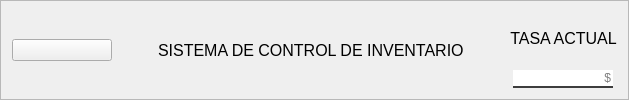
        <widget class="QFrame" name="frame_sup">
         <property name="styleSheet">
          <string notr="true">
QLineEdit{

border: 0px;
	background-color: rgb(255, 255, 255);
border-bottom:2px solid rgb(61, 61, 61);
font:75 12pt &quot;Times New Roman&quot; ;

}</string>
         </property>
         <property name="frameShape">
          <enum>QFrame::StyledPanel</enum>
         </property>
         <property name="frameShadow">
          <enum>QFrame::Raised</enum>
         </property>
         <layout class="QHBoxLayout" name="horizontalLayout_31">
          <item>
           <layout class="QHBoxLayout" name="horizontalLayout_28">
            <item>
             <widget class="QPushButton" name="btn_menu">
              <property name="minimumSize">
               <size>
                <width>100</width>
                <height>0</height>
               </size>
              </property>
              <property name="text">
               <string/>
              </property>
              <property name="icon">
               <iconset>
                <normaloff>../recursos/img/icons/menu2.png</normaloff>../recursos/img/icons/menu2.png</iconset>
              </property>
              <property name="iconSize">
               <size>
                <width>38</width>
                <height>38</height>
               </size>
              </property>
              <property name="autoRepeat">
               <bool>false</bool>
              </property>
             </widget>
            </item>
            <item>
             <layout class="QHBoxLayout" name="horizontalLayout_30">
              <item>
               <spacer name="horizontalSpacer">
                <property name="orientation">
                 <enum>Qt::Horizontal</enum>
                </property>
                <property name="sizeHint" stdset="0">
                 <size>
                  <width>40</width>
                  <height>20</height>
                 </size>
                </property>
               </spacer>
              </item>
              <item>
               <widget class="QLabel" name="label_2">
                <property name="styleSheet">
                 <string notr="true">QLabel{
font-size: 12pt;
font: 87 12pts &quot;Arial Black&quot;;
background-color:#000000ff;
color:rgb(0, 0, 0);
border: 0px solid #14C80C; 

}
</string>
                </property>
                <property name="text">
                 <string>SISTEMA DE CONTROL DE INVENTARIO</string>
                </property>
               </widget>
              </item>
              <item>
               <spacer name="horizontalSpacer_14">
                <property name="orientation">
                 <enum>Qt::Horizontal</enum>
                </property>
                <property name="sizeHint" stdset="0">
                 <size>
                  <width>40</width>
                  <height>20</height>
                 </size>
                </property>
               </spacer>
              </item>
             </layout>
            </item>
            <item>
             <layout class="QVBoxLayout" name="verticalLayout_13">
              <item>
               <widget class="QLabel" name="label_10">
                <property name="styleSheet">
                 <string notr="true">QLabel{
font-size: 12pt;
font: 87 12pts &quot;Arial Black&quot;;
background-color:#000000ff;
color:rgb(0, 0, 0);
border: 0px solid #14C80C; 

}
</string>
                </property>
                <property name="text">
                 <string>TASA ACTUAL</string>
                </property>
                <property name="alignment">
                 <set>Qt::AlignCenter</set>
                </property>
               </widget>
              </item>
              <item>
               <layout class="QHBoxLayout" name="horizontalLayout">
                <item>
                 <widget class="QLineEdit" name="tasa_edit">
                  <property name="sizePolicy">
                   <sizepolicy hsizetype="Fixed" vsizetype="Fixed">
                    <horstretch>0</horstretch>
                    <verstretch>0</verstretch>
                   </sizepolicy>
                  </property>
                  <property name="minimumSize">
                   <size>
                    <width>100</width>
                    <height>0</height>
                   </size>
                  </property>
                  <property name="maximumSize">
                   <size>
                    <width>100</width>
                    <height>16777215</height>
                   </size>
                  </property>
                  <property name="layoutDirection">
                   <enum>Qt::RightToLeft</enum>
                  </property>
                  <property name="autoFillBackground">
                   <bool>false</bool>
                  </property>
                  <property name="text">
                   <string/>
                  </property>
                  <property name="maxLength">
                   <number>5</number>
                  </property>
                  <property name="alignment">
                   <set>Qt::AlignRight|Qt::AlignTrailing|Qt::AlignVCenter</set>
                  </property>
                  <property name="placeholderText">
                   <string>$</string>
                  </property>
                 </widget>
                </item>
               </layout>
              </item>
             </layout>
            </item>
           </layout>
          </item>
         </layout>
        </widget>
